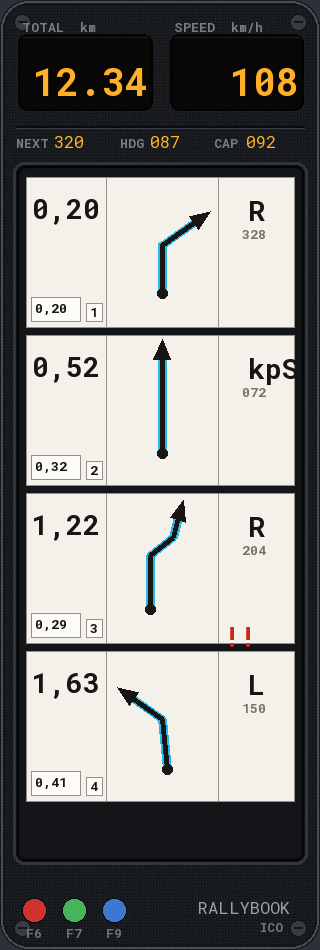
#> input picture tools/iconpack/device/device_mock.png, 320 x 950 px, found by its file name
$ python make_views.py
#> lines starting #> are read from the running program, lines starting #| are printed output that depends on the picture
# Illustrates the two device placements (Chase right-edge vs Onboard low-centre)
# over a faux first-person riding background. Purely a docs/preview image.
import os
from PIL import Image, ImageDraw
HERE = r'D:\BikesRoadbook\tools\iconpack'
dev = Image.open(os.path.join(HERE, 'device', 'device_mock.png')).convert('RGBA')

def riding_bg(w, h):
#> called with w = 960, h = 540
    bg = Image.new('RGB', (w, h)); d = ImageDraw.Draw(bg)
#> after `bg = Image.new('RGB', (w, h))`: bg: PIL image 960x540 RGB; every value is 0
    for y in range(h):
        t = y / h
        if t < 0.55:  # sky
            c = (int(150 + 60 * t), int(180 + 40 * t), int(220 - 40 * t))
        else:         # desert ground
            u = (t - 0.55) / 0.45
            c = (int(196 - 30 * u), int(150 - 30 * u), int(96 - 20 * u))
        d.line([(0, y), (w, y)], fill=c)
    # distant hills + a track
    d.polygon([(0, int(h * 0.55)), (w * 0.3, int(h * 0.46)), (w * 0.6, int(h * 0.55))], fill=(150, 120, 90))
    d.polygon([(w * 0.45, int(h * 0.55)), (w, int(h * 0.49)), (w, int(h * 0.55))], fill=(140, 112, 84))
    d.polygon([(int(w * 0.42), int(h * 0.55)), (int(w * 0.58), int(h * 0.55)), (int(w * 0.72), h), (int(w * 0.28), h)], fill=(170, 132, 86))
    # handlebar hint (bottom)
    d.ellipse([-w * 0.1, h * 0.92, w * 0.45, h * 1.2], fill=(28, 30, 34))
    d.ellipse([w * 0.55, h * 0.92, w * 1.1, h * 1.2], fill=(28, 30, 34))
    return bg

def place(canvas, scale):
    w, h = canvas.size
    dw = int(0.182 * w * scale); dh = int(dw * dev.height / dev.width)
    return dw, dh

W, H = 960, 540
# CHASE
chase = riding_bg(W, H)
dw = int(0.182 * W); dh = int(dw * dev.height / dev.width)
#> after `dh = int(dw * dev.height / dev.width)`: dh = 516
ds = dev.resize((dw, dh))
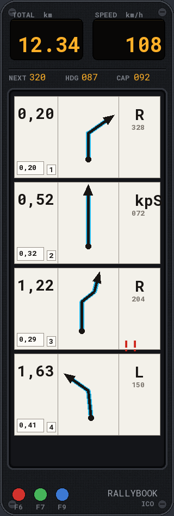
#> ds: PIL image 174x516 RGBA; mean R, G, B, A 136.2, 135.8, 133, 255
chase.paste(ds, (int(0.812 * W), int(0.022 * H)), ds)
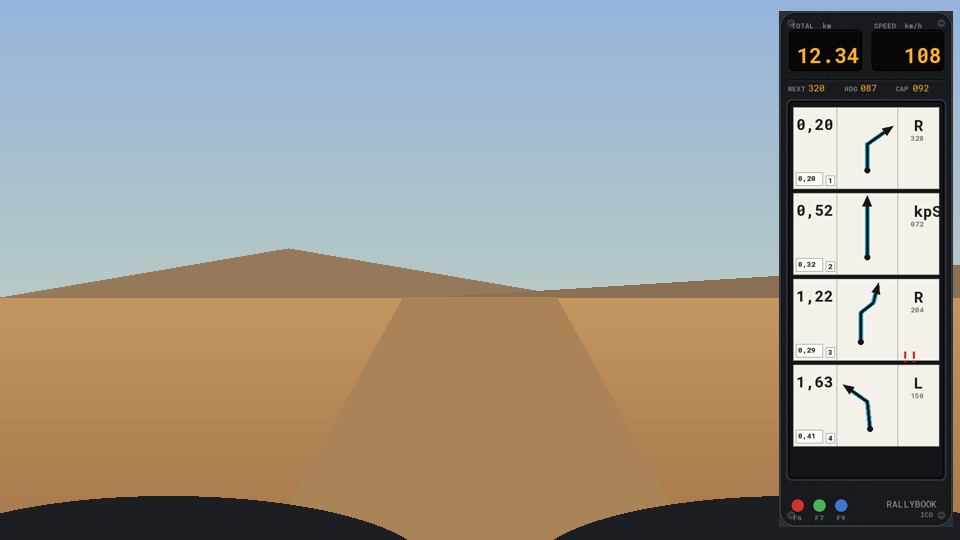
#> chase: PIL image 960x540 RGB; mean R, G, B 157.5, 153, 144.1
ImageDraw.Draw(chase).text((12, 12), 'CHASE  (right side)', fill=(20, 20, 20))
# ONBOARD
onb = riding_bg(W, H)
sc = 0.55; dw2 = int(0.182 * W * sc); dh2 = int(dw2 * dev.height / dev.width)
#> after `dh2 = int(dw2 * dev.height / dev.width)`: dh2 = 285
ds2 = dev.resize((dw2, dh2))
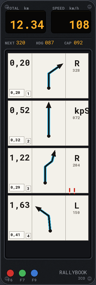
#> ds2: PIL image 96x285 RGBA; mean R, G, B, A 136.2, 135.8, 133, 255
cx = int(0.5 * W - dw2 / 2); cy = int(0.66 * H - dh2 / 2)
#> after `cy = int(0.66 * H - dh2 / 2)`: cy = 213
onb.paste(ds2, (cx, cy), ds2)
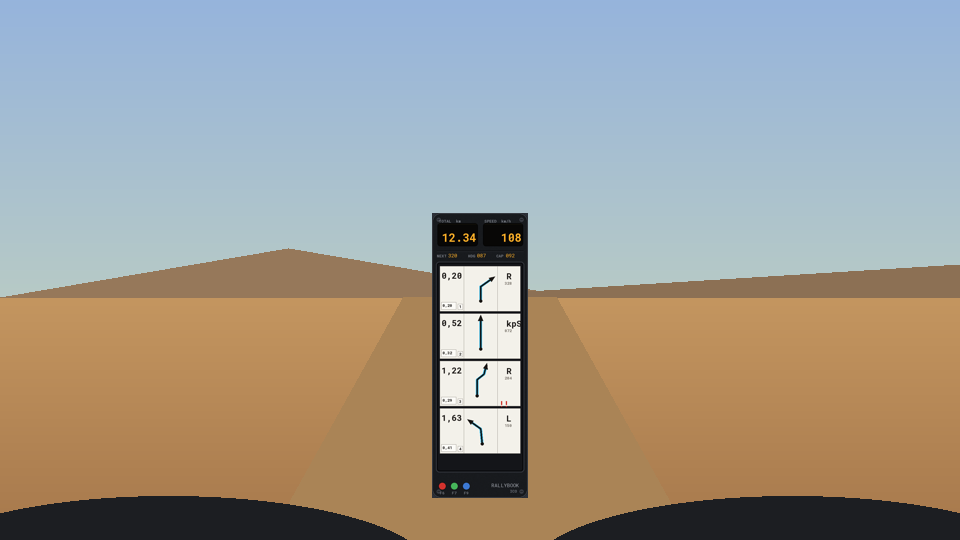
#> onb: PIL image 960x540 RGB; mean R, G, B 160.5, 156, 147.3
ImageDraw.Draw(onb).text((12, 12), 'ONBOARD  (cockpit / low-centre)', fill=(20, 20, 20))

out = Image.new('RGB', (W * 2 + 12, H), (24, 26, 30))
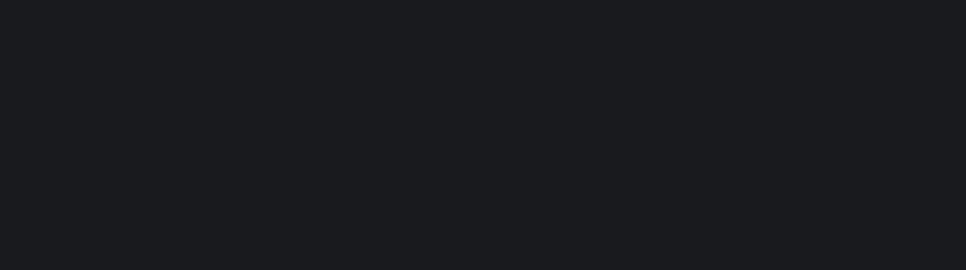
#> out: PIL image 1932x540 RGB (shown at 1/2 size); mean R, G, B 24, 26, 30
out.paste(chase, (0, 0)); out.paste(onb, (W + 12, 0))
#> after `out.paste(chase, (0, 0))`:
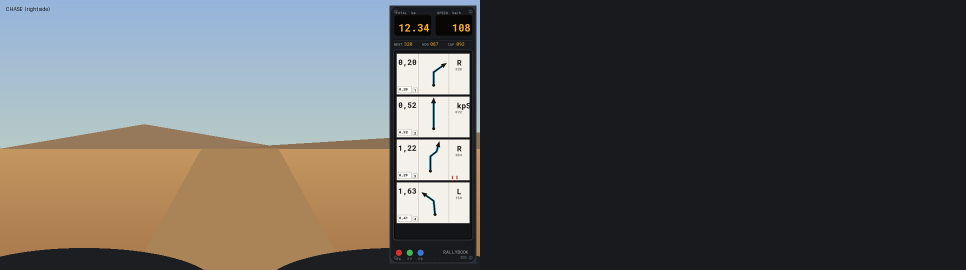
#> out: PIL image 1932x540 RGB (shown at 1/2 size); mean R, G, B 90.3, 89.1, 86.7
#> after `out.paste(onb, (W + 12, 0))`:
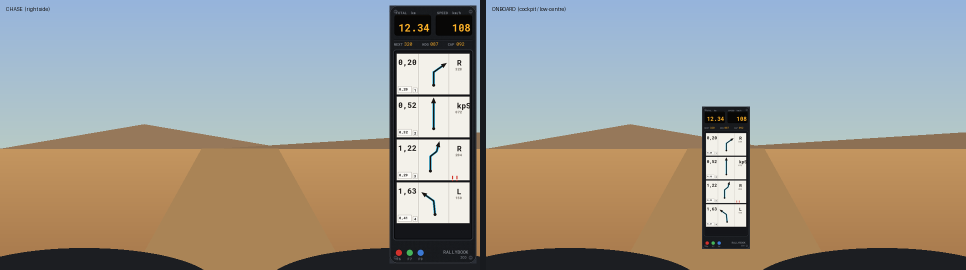
#> out: PIL image 1932x540 RGB (shown at 1/2 size); mean R, G, B 158.1, 153.6, 144.9
out.save(os.path.join(HERE, 'device', 'views.png'))
print('wrote views.png')

$ run again, with tools/iconpack/device/body_texture.png copied over tools/iconpack/device/device_mock.png
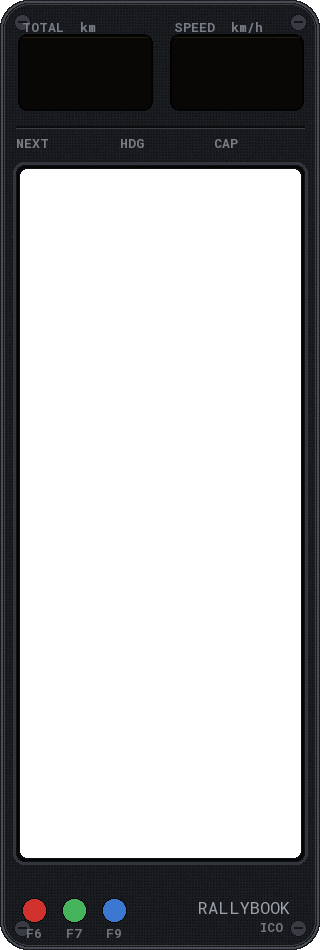
#> input picture tools/iconpack/device/body_texture.png, 320 x 950 px, found by its file name
#> dev is the input picture: PIL image 320x950 RGBA; mean R, G, B, A 18.5, 19.7, 22.7, 91.6
#> bg: PIL image 960x540 RGB; every value is 0
#> `onb.paste(ds2, (cx, cy), ds2)`:
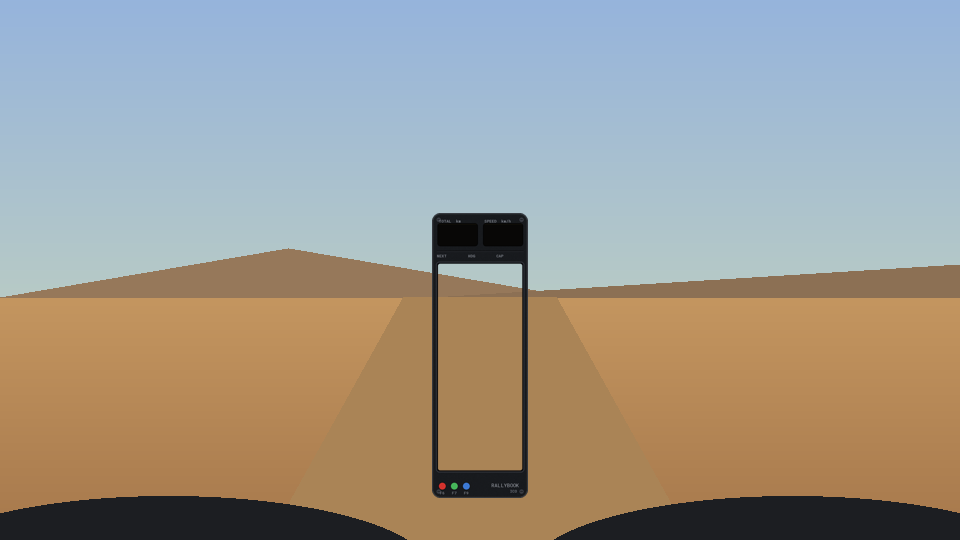
#> onb: PIL image 960x540 RGB; mean R, G, B 159.5, 154, 144.1
#> `out.paste(onb, (W + 12, 0))`:
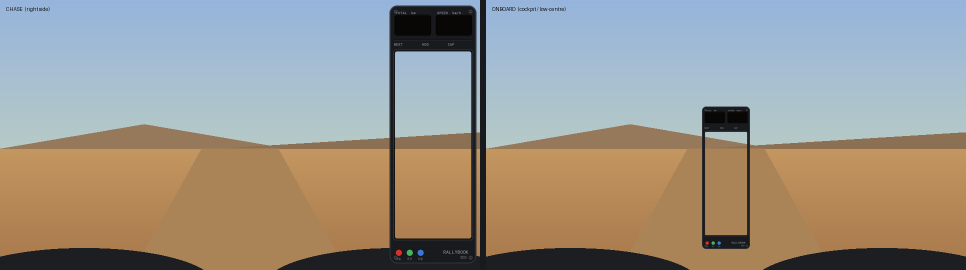
#> out: PIL image 1932x540 RGB (shown at 1/2 size); mean R, G, B 156.3, 150.6, 140.6
